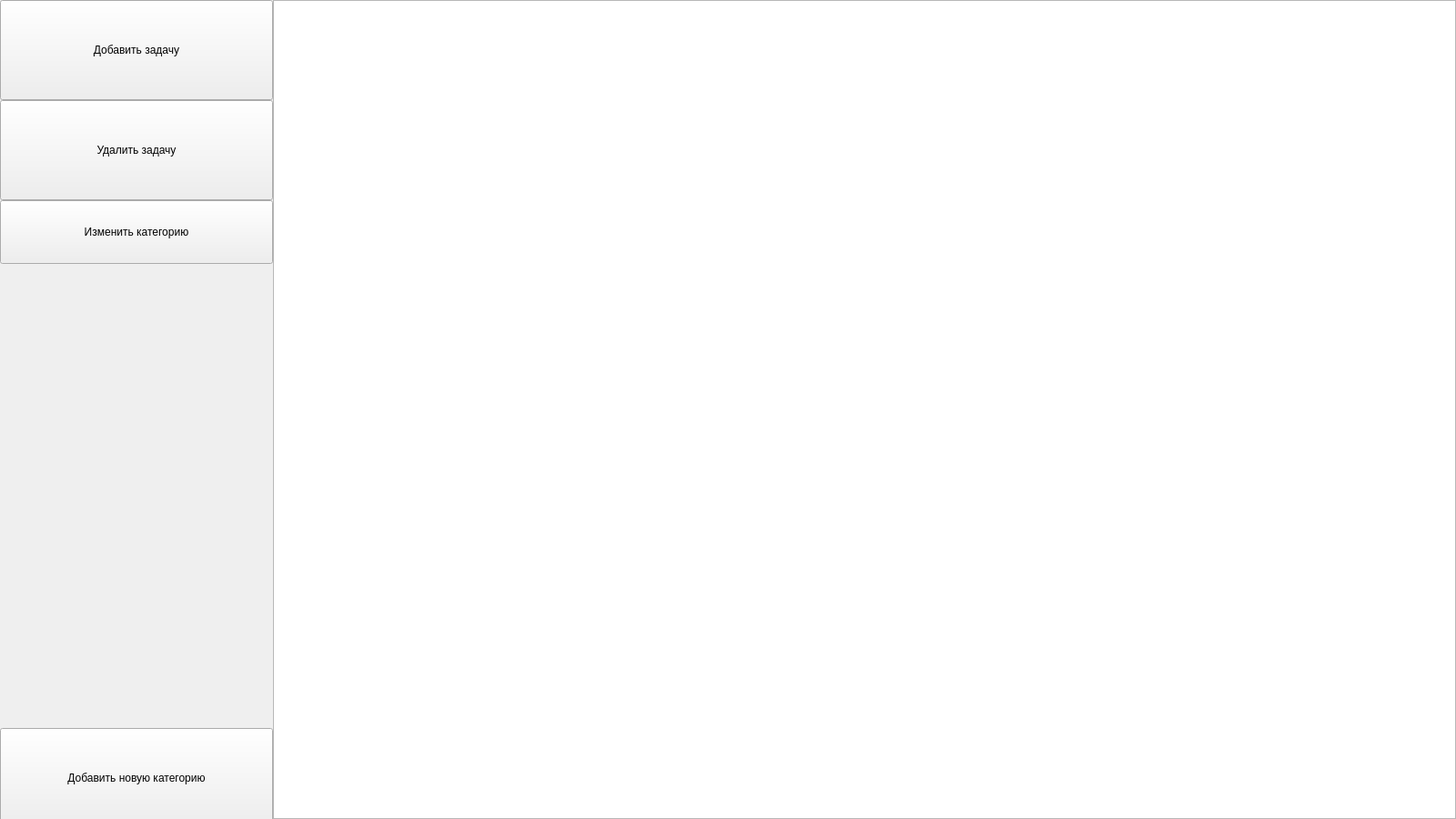
<?xml version="1.0" encoding="UTF-8"?>
<ui version="4.0">
 <class>MainWindow</class>
 <widget class="QMainWindow" name="MainWindow">
  <property name="geometry">
   <rect>
    <x>0</x>
    <y>0</y>
    <width>1600</width>
    <height>900</height>
   </rect>
  </property>
  <property name="windowTitle">
   <string>MainWindow</string>
  </property>
  <widget class="QWidget" name="centralwidget">
   <widget class="QListWidget" name="taskListWidget">
    <property name="geometry">
     <rect>
      <x>300</x>
      <y>0</y>
      <width>1300</width>
      <height>900</height>
     </rect>
    </property>
   </widget>
   <widget class="QComboBox" name="categoryComboBox">
    <property name="geometry">
     <rect>
      <x>60</x>
      <y>180</y>
      <width>111</width>
      <height>38</height>
     </rect>
    </property>
   </widget>
   <widget class="QPushButton" name="moveTaskButton">
    <property name="geometry">
     <rect>
      <x>0</x>
      <y>220</y>
      <width>300</width>
      <height>70</height>
     </rect>
    </property>
    <property name="text">
     <string>Изменить категорию</string>
    </property>
   </widget>
   <widget class="QPushButton" name="addTaskButton">
    <property name="geometry">
     <rect>
      <x>0</x>
      <y>0</y>
      <width>300</width>
      <height>110</height>
     </rect>
    </property>
    <property name="text">
     <string>Добавить задачу</string>
    </property>
   </widget>
   <widget class="QPushButton" name="deleteTaskButton">
    <property name="geometry">
     <rect>
      <x>0</x>
      <y>110</y>
      <width>300</width>
      <height>110</height>
     </rect>
    </property>
    <property name="text">
     <string>Удалить задачу</string>
    </property>
   </widget>
   <widget class="QPushButton" name="addCategoryButton">
    <property name="geometry">
     <rect>
      <x>0</x>
      <y>800</y>
      <width>300</width>
      <height>110</height>
     </rect>
    </property>
    <property name="text">
     <string>Добавить новую категорию</string>
    </property>
   </widget>
  </widget>
 </widget>
 <resources/>
 <connections/>
</ui>
